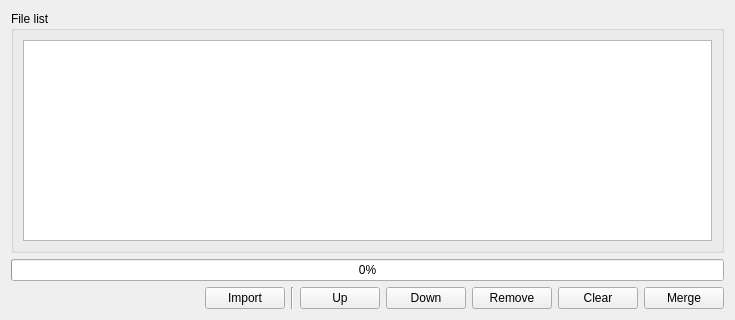
<?xml version="1.0" encoding="UTF-8"?>
<ui version="4.0">
 <class>xToolsFileMergeAssistant</class>
 <widget class="QWidget" name="xToolsFileMergeAssistant">
  <property name="geometry">
   <rect>
    <x>0</x>
    <y>0</y>
    <width>735</width>
    <height>320</height>
   </rect>
  </property>
  <property name="windowTitle">
   <string>Form</string>
  </property>
  <layout class="QGridLayout" name="gridLayout">
   <item row="0" column="0">
    <widget class="QGroupBox" name="groupBox">
     <property name="sizePolicy">
      <sizepolicy hsizetype="Preferred" vsizetype="Expanding">
       <horstretch>0</horstretch>
       <verstretch>0</verstretch>
      </sizepolicy>
     </property>
     <property name="title">
      <string>File list</string>
     </property>
     <layout class="QGridLayout" name="gridLayout_2">
      <item row="0" column="0">
       <widget class="QListWidget" name="listWidget"/>
      </item>
     </layout>
    </widget>
   </item>
   <item row="1" column="0">
    <widget class="QProgressBar" name="progressBar">
     <property name="value">
      <number>0</number>
     </property>
    </widget>
   </item>
   <item row="2" column="0">
    <layout class="QHBoxLayout" name="horizontalLayout">
     <item>
      <widget class="QLabel" name="label_2">
       <property name="sizePolicy">
        <sizepolicy hsizetype="Expanding" vsizetype="Preferred">
         <horstretch>0</horstretch>
         <verstretch>0</verstretch>
        </sizepolicy>
       </property>
       <property name="text">
        <string notr="true"/>
       </property>
      </widget>
     </item>
     <item>
      <widget class="QPushButton" name="pushButtonImport">
       <property name="text">
        <string>Import</string>
       </property>
      </widget>
     </item>
     <item>
      <widget class="Line" name="line">
       <property name="orientation">
        <enum>Qt::Vertical</enum>
       </property>
      </widget>
     </item>
     <item>
      <widget class="QPushButton" name="pushButtonUp">
       <property name="text">
        <string>Up</string>
       </property>
      </widget>
     </item>
     <item>
      <widget class="QPushButton" name="pushButtonDown">
       <property name="text">
        <string>Down</string>
       </property>
      </widget>
     </item>
     <item>
      <widget class="QPushButton" name="pushButtonRemove">
       <property name="text">
        <string>Remove</string>
       </property>
      </widget>
     </item>
     <item>
      <widget class="QPushButton" name="pushButtonClear">
       <property name="text">
        <string>Clear</string>
       </property>
      </widget>
     </item>
     <item>
      <widget class="QPushButton" name="pushButtonMerge">
       <property name="text">
        <string>Merge</string>
       </property>
      </widget>
     </item>
    </layout>
   </item>
  </layout>
 </widget>
 <resources/>
 <connections/>
</ui>
